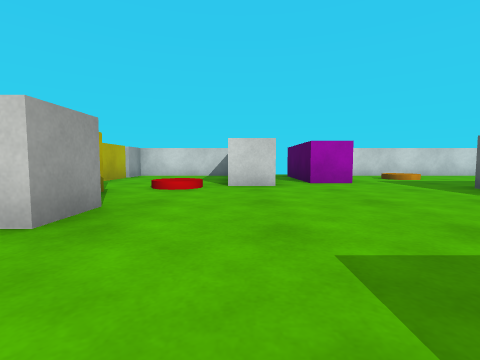
View 1 (above)

16 first-person views from a walk through a 3-D level made in the Unity game engine. The camera is 0.51 m above the floor, tilts 4° down and sees 85° across. The floor is counted in squares, 1 m on a side. Each view is taken from the middle of a square. On the plan, view 1 faces up. The plan holds only what a view shows up to about 9 squares ahead; the rest is blank. The player is left out. Surface patterns are stand-ins for the level's own textures.

View 2
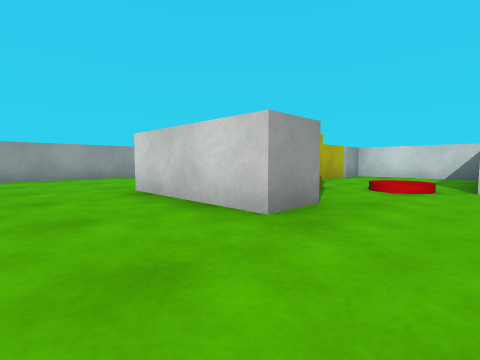

View 3
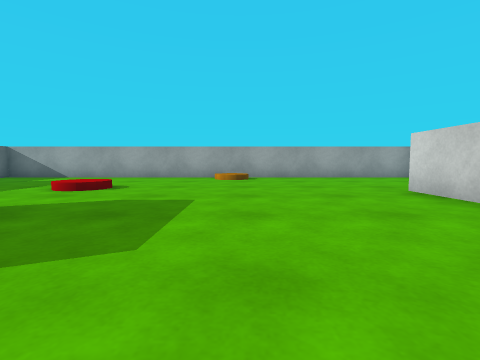

View 4
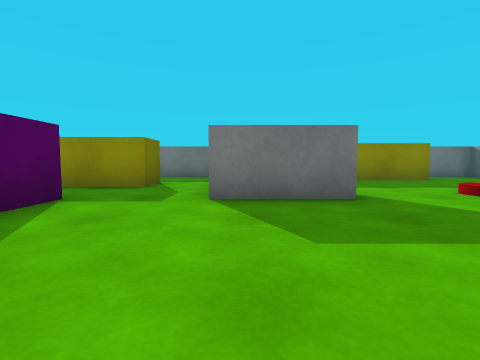

View 5
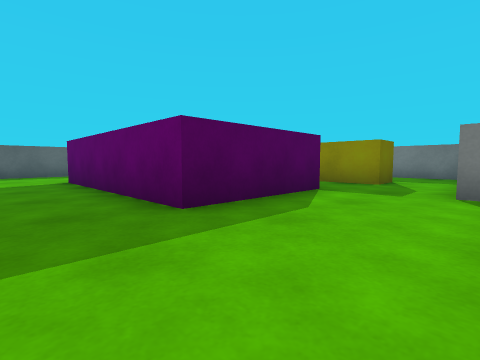

View 6
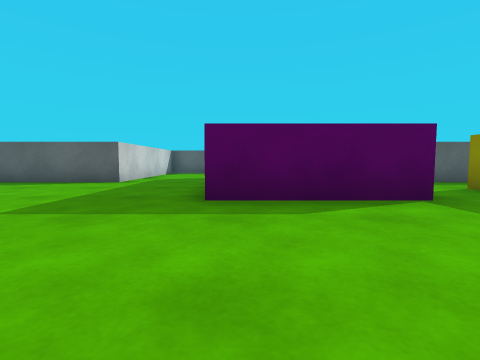

View 7
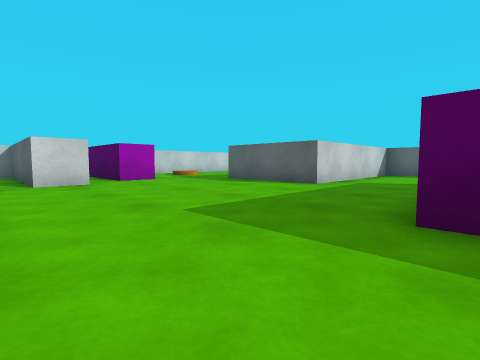

View 8
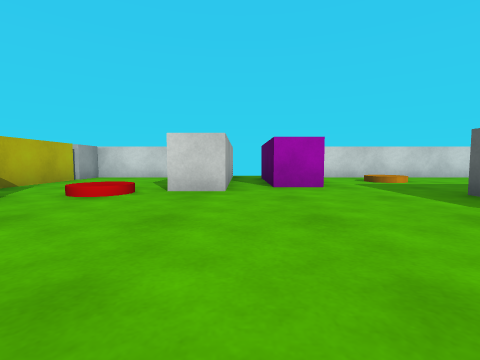

View 9
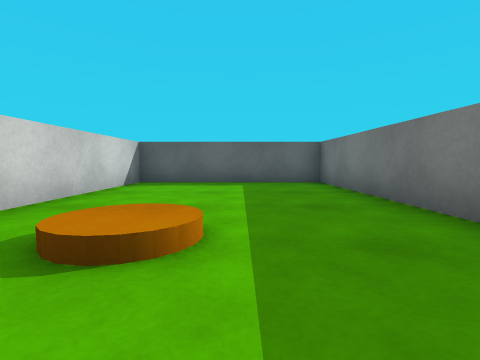

View 10
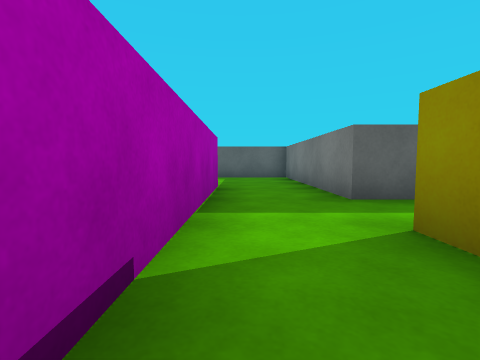

View 11
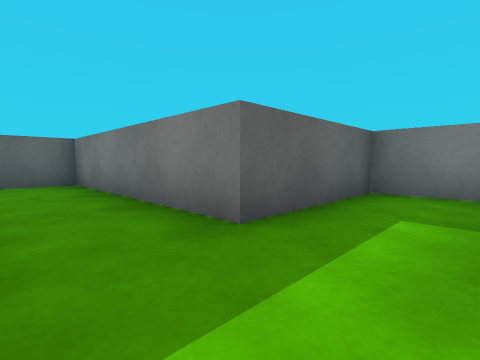

View 12
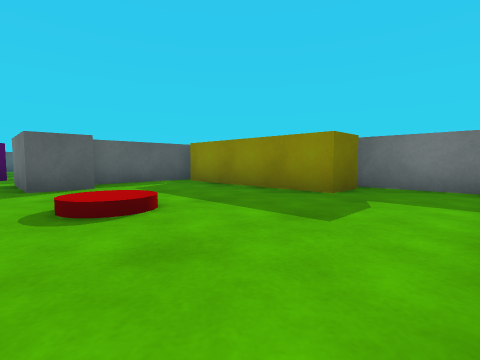

View 13
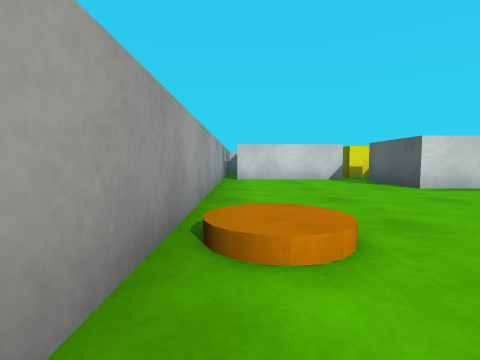

View 14
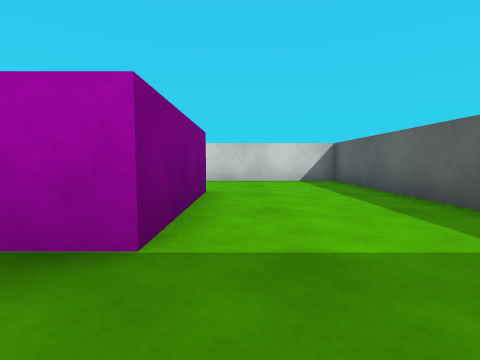

View 15
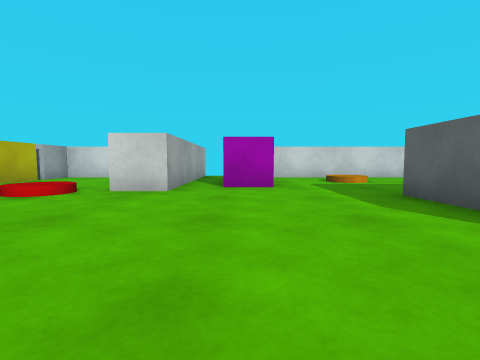

View 16
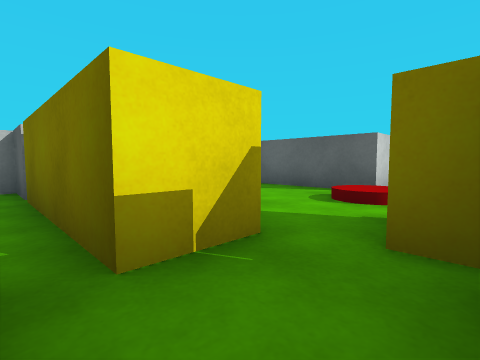

### Floor plan
Points are (right, up) in squares from view 1. A wall is a line through its corners. A room is listed if a view was taken in it or the views show most of it. See-through windows are left out.
Room 1 (views 1, 2, 3, 4, 5, 6, 7, 8, 12, 13, 15, 16)
walls: (-1.6, 3) (-1.6, 2) (-4.6, 2) (-4.6, 2.5); (-1.6, -3.5) (-0.5, -3.5); (-5, 4.5) (-8.1, 4.5); (-3.5, 5.2) (-4.6, 5.2); (1.4, -3.5) (1.4, -0.5) (4.4, -0.5); (0.8, 6.5) (0.8, 5.5) (-0.2, 5.5) (-0.2, 9.5) (-3.4, 9.5); (-1.6, -7.5) (-1.6, -4.8); (4.5, 2) (4.5, 5); (-8.5, 5.9) (-8.5, -8.5) (-5.9, -8.5); (-3.6, 8.2) (-3.6, 5.9); (2.8, 6.2) (1.7, 6.2); (-6.1, -8.1) (-6.1, -7) (-2, -7)
ways out: opening at (3.5, 6.5) to room 2; opening at (0.5, -3.5) to room 3; opening at (5.5, 0.5) to room 4; opening at (1, 7) to room 5
objects: orange disc (-8, -1); red disc (-5, -4); white cube (-4, 3) to (-4, 4); yellow cube (-3, 4); white cube (-2, -4); red disc (-1, 5)
Room 2 (view 9)
walls: (5.1, 5) (9.5, 5) (9.5, 9.5) (3, 9.5)
ways out: opening at (3.5, 6.5) to room 1
objects: orange disc (5, 8)
Room 3 (views 10, 11)
walls: (3.1, -8.5) (4.5, -8.5) (4.5, -5.5); (-0.2, -8.5) (1.6, -8.5); (4.4, -3.5) (1.4, -3.5)
ways out: opening at (0.5, -3.5) to room 1; opening at (5.5, -4.5) to room 4
objects: yellow block (1, -6) to (3, -6)
Room 4 (view 14)
walls: (4.4, -0.5) (6.4, -0.5) (6.4, -3.5) (4.4, -3.5); (4.5, -5.5) (9.5, -5.5) (9.5, 2) (4.5, 2)
ways out: opening at (5.5, 0.5) to room 1; opening at (5.5, -4.5) to room 3
Room 5 (no view inside)
walls: (0.8, 10) (0.8, 6.5); (1.7, 6.2) (1.7, 9)
ways out: opening at (1, 7) to room 1

Positions as (right, up) in squares from view 1, and headings:
1: (0, 0), facing up
2: (0, 0), facing up-left
3: (0, -1), facing left
4: (-1, 0), facing down
5: (-1, 1), facing down-right
6: (-2, -1), facing right
7: (-1, -1), facing up-right
8: (1, 1), facing up
9: (3, 7), facing right
10: (1, -4), facing right
11: (3, -4), facing down-right
12: (-8, -3), facing down-right
13: (-8, -3), facing up
14: (7, -5), facing up
15: (2, 1), facing up
16: (-5, 4), facing up-right
